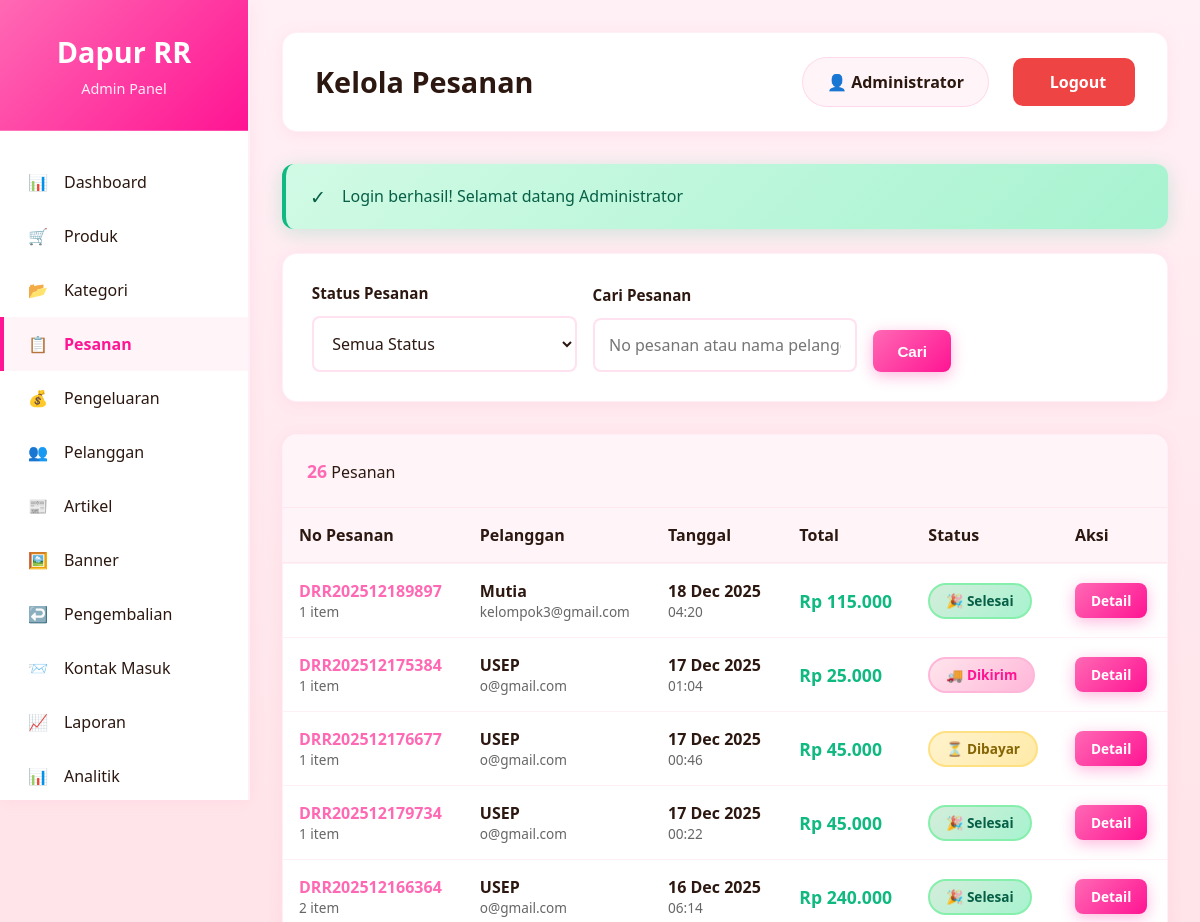
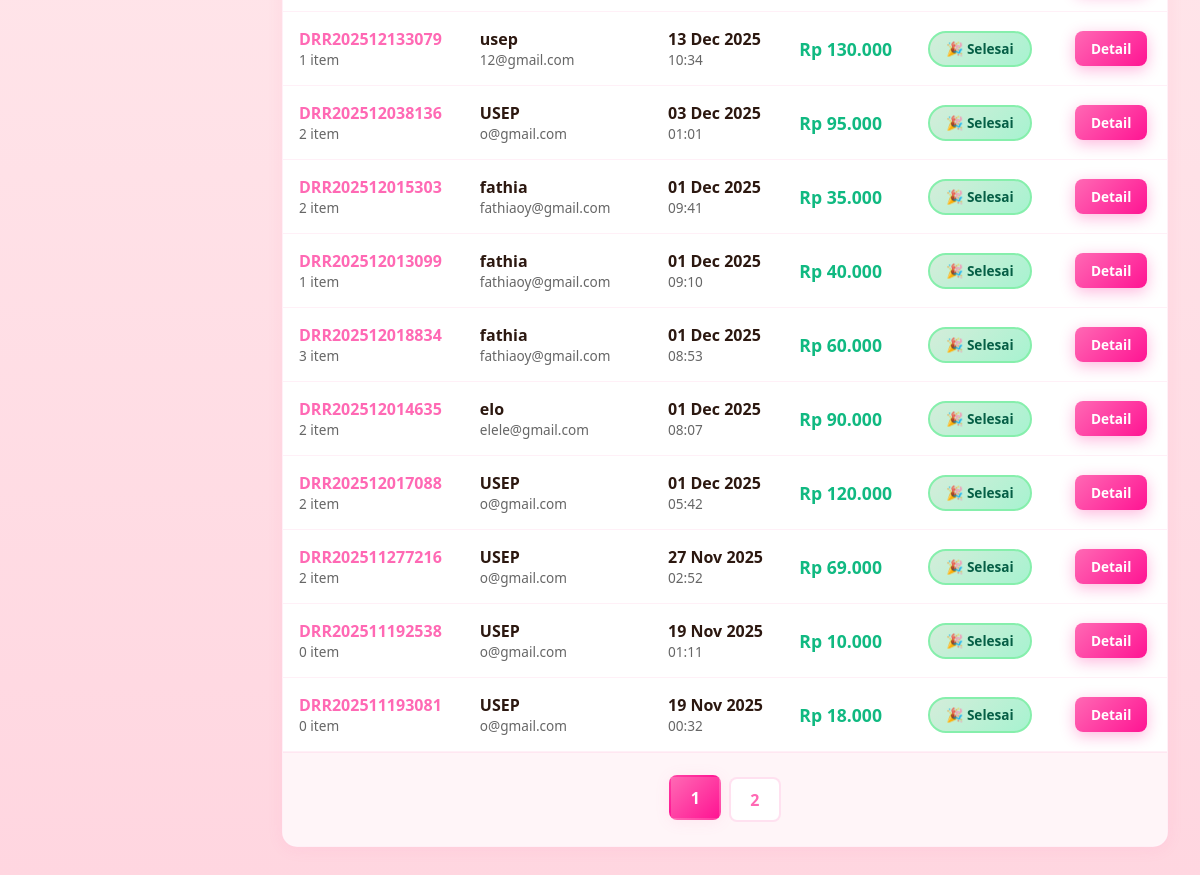
Screenshot of /admin/pesanan.php (signed in) with the database file from the repository (2 pictures, top to bottom).
### tables this page shows
CREATE TABLE `pesanan` (
  `id` int(11) NOT NULL,
  `user_id` int(11) NOT NULL,
  `no_pesanan` varchar(50) NOT NULL,
  `total_harga` decimal(10,2) NOT NULL,
  `ongkir` decimal(10,2) DEFAULT 0.00,
  `total_bayar` decimal(10,2) NOT NULL,
  `metode_pembayaran_id` int(11) DEFAULT NULL,
  `metode_pengiriman_id` int(11) DEFAULT NULL,
  `alamat_pengiriman` text NOT NULL,
  `no_telepon` varchar(20) NOT NULL,
  `catatan` text DEFAULT NULL,
  `status` enum('pending','dikonfirmasi','dibayar','diproses','dikirim','selesai','dibatalkan') DEFAULT 'pending',
  `status_pengembalian` enum('pending','disetujui','ditolak','selesai') DEFAULT NULL,
  `bukti_pembayaran` varchar(255) DEFAULT NULL,
  `resi_pengiriman` varchar(100) DEFAULT NULL,
  `tanggal_pembayaran` datetime DEFAULT NULL,
  `tanggal_kirim` datetime DEFAULT NULL,
  `tanggal_selesai` datetime DEFAULT NULL,
  `is_rated` tinyint(1) DEFAULT 0,
  `created_at` timestamp NOT NULL DEFAULT current_timestamp()
);

CREATE TABLE `users` (
  `id` int(11) NOT NULL,
  `nama` varchar(100) NOT NULL,
  `email` varchar(100) NOT NULL,
  `password` varchar(255) NOT NULL,
  `no_telepon` varchar(20) DEFAULT NULL,
  `alamat` text DEFAULT NULL,
  `role` enum('admin','user') DEFAULT 'user',
  `is_active` tinyint(1) DEFAULT 1,
  `created_at` timestamp NOT NULL DEFAULT current_timestamp()
);

### config/database.php (called while the page is built, shortened)
<?php
function getFlashMessage() {
    if (isset($_SESSION['flash_message'])) {
        $message = [
            'type' => $_SESSION['flash_type'],
            'message' => $_SESSION['flash_message']
        ];
        return $message;
    }
    return null;
}
function formatRupiah($angka) {
    return "Rp " . number_format($angka, 0, ',', '.');
}
function getUserName() {
    return $_SESSION['nama'] ?? 'Guest';
}
?>

### admin/pesanan.php (the view, shortened to what this page needs)
<?php
require_once '../config/database.php';
$conn = getConnection();
$statusFilter = $_GET['status'] ?? '';
$search = $_GET['search'] ?? '';
$page = $_GET['page'] ?? 1;
$limit = 15;
$offset = ($page - 1) * $limit;
$where = [];
$params = [];
$types = '';
$whereClause = $where ? "WHERE " . implode(" AND ", $where) : "";
$countQuery = "SELECT COUNT(*) as total FROM pesanan p
               JOIN users u ON p.user_id = u.id $whereClause";
$countStmt = $conn->prepare($countQuery);
$countStmt->execute();
$total = $countStmt->get_result()->fetch_assoc()['total'];
$totalPages = ceil($total / $limit);
$query = "SELECT p.*, u.nama as nama_pelanggan, u.email,
          COUNT(dp.id) as jumlah_item
          FROM pesanan p
          JOIN users u ON p.user_id = u.id
          LEFT JOIN detail_pesanan dp ON p.id = dp.pesanan_id
          $whereClause
          GROUP BY p.id
          ORDER BY p.created_at DESC
          LIMIT ? OFFSET ?";
$stmt = $conn->prepare($query);
$params[] = $limit;
$params[] = $offset;
$types .= 'ii';
$stmt->bind_param($types, ...$params);
$stmt->execute();
$pesanan = $stmt->get_result();
$flash = getFlashMessage();
?>
<!DOCTYPE html>
<html lang="id">
<head>
</head>
<body>
   <div class="sidebar">
        <div class="sidebar-header">
            <h2>Dapur RR</h2>
            <p>Admin Panel</p>
        </div>
        <div class="sidebar-menu">
            <a href="dashboard.php" class="menu-item">
                <span>📊</span>
                <span>Dashboard</span>
            </a>
            <a href="produk.php" class="menu-item">
                <span>🛒</span>
                <span>Produk</span>
            </a>
            <a href="kategori.php" class="menu-item">
                <span>📂</span>
                <span>Kategori</span>
            </a>
            <a href="pesanan.php" class="menu-item active">
                <span>📋</span>
                <span>Pesanan</span>
            </a>
             <a href="pengeluaran.php" class="menu-item">
                <span>💰</span>
                <span>Pengeluaran</span>
            </a>
            <a href="pelanggan.php" class="menu-item">
                <span>👥</span>
                <span>Pelanggan</span>
            </a>
            <a href="artikel2.php" class="menu-item">
                <span>📰</span>
                <span>Artikel</span>
            </a>
            <a href="banner.php" class="menu-item">
                <span>🖼️</span>
                <span>Banner</span>
            </a>
             <a href="pengembalian.php" class="menu-item">
                <span>↩️</span>
                <span>Pengembalian</span>
            </a>
            <a href="kontak-masuk.php" class="menu-item">
                <span>📨</span>
                <span>Kontak Masuk</span>
            </a>
            <a href="laporan.php" class="menu-item">
                <span>📈</span>
                <span>Laporan</span>
            </a>
             <a href="analitik.php" class="menu-item">
                <span>📊</span>
                <span>Analitik</span>
            </a>
        </div>
    </div>
    <div class="main-content">
        <div class="top-bar">
            <h1 class="page-title">Kelola Pesanan</h1>
            <div class="user-info">
                <div class="admin-name">👤 <?php echo htmlspecialchars(getUserName()); ?></div>
                <a href="../logout.php" class="btn-logout">
                    <span>Logout</span>
                </a>
            </div>
        </div>
        <?php if ($flash): ?>
        <div class="alert alert-<?php echo $flash['type']; ?>">
            <span style="font-size: 1.2rem;"><?php echo $flash['type'] === 'success' ? '✓' : '⚠'; ?></span>
            <?php echo htmlspecialchars($flash['message']); ?>
        </div>
        <?php endif; ?>
        <div class="filters">
            <form method="GET" action="">
                <div class="filter-row">
                    <div class="filter-group">
                        <label>Status Pesanan</label>
                        <select name="status">
                            <option value="">Semua Status</option>
                        </select>
                    </div>
                    <div class="filter-group">
                        <label>Cari Pesanan</label>
                        <input type="text" name="search" placeholder="No pesanan atau nama pelanggan..." value="<?php echo htmlspecialchars($search); ?>">
                    </div>
                    <div class="filter-group" style="display: flex; align-items: flex-end;">
                        <button type="submit" class="btn btn-primary">Cari</button>
                    </div>
                </div>
            </form>
        </div>
        <div class="table-container">
            <div class="table-header">
                <div>
                    <strong><?php echo $total; ?></strong> Pesanan
                </div>
            </div>
            <table>
                <thead>
                    <tr>
                        <th>No Pesanan</th>
                        <th>Pelanggan</th>
                        <th>Tanggal</th>
                        <th>Total</th>
                        <th>Status</th>
                        <th>Aksi</th>
                    </tr>
                </thead>
                <tbody>
                    <?php if ($pesanan->num_rows > 0): ?>
                        <?php while($p = $pesanan->fetch_assoc()): ?>
                        <tr>
                            <td>
                                <strong style="color: var(--primary);"><?php echo htmlspecialchars($p['no_pesanan']); ?></strong>
                                <div style="font-size: 0.85rem; color: #666;">
                                    <?php echo $p['jumlah_item']; ?> item
                                </div>
                            </td>
                            <td>
                                <strong><?php echo htmlspecialchars($p['nama_pelanggan']); ?></strong>
                                <div style="font-size: 0.85rem; color: #666;">
                                    <?php echo htmlspecialchars($p['email']); ?>
                                </div>
                            </td>
                            <td>
                                <strong><?php echo date('d M Y', strtotime($p['created_at'])); ?></strong>
                                <div style="font-size: 0.85rem; color: #666;">
                                    <?php echo date('H:i', strtotime($p['created_at'])); ?>
                                </div>
                            </td>
                            <td>
                                <strong style="color: var(--success); font-size: 1.1rem;"><?php echo formatRupiah($p['total_harga']); ?></strong>
                            </td>
                            <td>
                                <?php
                                $badgeClass = 'badge-warning';
                                $badgeIcon = '⏳';
                                switch($p['status']) {
                                    case 'dikirim':
                                        $badgeClass = 'badge-primary';
                                        $badgeIcon = '🚚';
                                        break;
                                    case 'selesai':
                                        $badgeClass = 'badge-success';
                                        $badgeIcon = '🎉';
                                        break;
                                }
                                ?>
                                <span class="badge <?php echo $badgeClass; ?>">
                                    <?php echo $badgeIcon; ?> <?php echo ucfirst($p['status']); ?>
                                </span>
                            </td>
                            <td>
                                <a href="pesanan-detail.php?id=<?php echo $p['id']; ?>" class="btn btn-primary btn-sm">
                                    Detail
                                </a>
                            </td>
                        </tr>
                        <?php endwhile; ?>
                    <?php endif; ?>
                </tbody>
            </table>
            <?php if ($totalPages > 1): ?>
            <div class="pagination">
                <?php for($i = 1; $i <= $totalPages; $i++): ?>
                <a href="?page=<?php echo $i; ?>&status=<?php echo $statusFilter; ?>&search=<?php echo urlencode($search); ?>"
                   class="<?php echo $page == $i ? 'active' : ''; ?>">
                    <?php echo $i; ?>
                </a>
                <?php endfor; ?>
            </div>
            <?php endif; ?>
        </div>
    </div>
</body>
</html>

### rows the page displays
pesanan: no_pesanan "DRR202512189897", jumlah_item "1", user.nama "Mutia", user.email "kelompok3@gmail.com", created_at "18 Dec 2025", created_at "04:20", total_harga "Rp 115.000", status "🎉", status "Selesai"
pesanan: no_pesanan "DRR202512175384", jumlah_item "1", user.nama "USEP", user.email "o@gmail.com", created_at "17 Dec 2025", created_at "01:04", total_harga "Rp 25.000", status "🚚", status "Dikirim"
pesanan: no_pesanan "DRR202512176677", jumlah_item "1", user.nama "USEP", user.email "o@gmail.com", created_at "17 Dec 2025", created_at "00:46", total_harga "Rp 45.000", badgeIcon "⏳", status "Dibayar"
pesanan: no_pesanan "DRR202512179734", jumlah_item "1", user.nama "USEP", user.email "o@gmail.com", created_at "17 Dec 2025", created_at "00:22", total_harga "Rp 45.000", status "🎉", status "Selesai"
pesanan: no_pesanan "DRR202512166364", jumlah_item "2", user.nama "USEP", user.email "o@gmail.com", created_at "16 Dec 2025", created_at "06:14", total_harga "Rp 240.000", status "🎉", status "Selesai"
pesanan: no_pesanan "DRR202512133079", jumlah_item "1", user.nama "usep", user.email "12@gmail.com", created_at "13 Dec 2025", created_at "10:34", total_harga "Rp 130.000", status "🎉", status "Selesai"
pesanan: no_pesanan "DRR202512038136", jumlah_item "2", user.nama "USEP", user.email "o@gmail.com", created_at "03 Dec 2025", created_at "01:01", total_harga "Rp 95.000", status "🎉", status "Selesai"
pesanan: no_pesanan "DRR202512015303", jumlah_item "2", user.nama "fathia", user.email "fathiaoy@gmail.com", created_at "01 Dec 2025", created_at "09:41", total_harga "Rp 35.000", status "🎉", status "Selesai"
pesanan: no_pesanan "DRR202512013099", jumlah_item "1", user.nama "fathia", user.email "fathiaoy@gmail.com", created_at "01 Dec 2025", created_at "09:10", total_harga "Rp 40.000", status "🎉", status "Selesai"
pesanan: no_pesanan "DRR202512018834", jumlah_item "3", user.nama "fathia", user.email "fathiaoy@gmail.com", created_at "01 Dec 2025", created_at "08:53", total_harga "Rp 60.000", status "🎉", status "Selesai"
pesanan: no_pesanan "DRR202512014635", jumlah_item "2", user.nama "elo", user.email "elele@gmail.com", created_at "01 Dec 2025", created_at "08:07", total_harga "Rp 90.000", status "🎉", status "Selesai"
pesanan: no_pesanan "DRR202512017088", jumlah_item "2", user.nama "USEP", user.email "o@gmail.com", created_at "01 Dec 2025", created_at "05:42", total_harga "Rp 120.000", status "🎉", status "Selesai"
pesanan: no_pesanan "DRR202511277216", jumlah_item "2", user.nama "USEP", user.email "o@gmail.com", created_at "27 Nov 2025", created_at "02:52", total_harga "Rp 69.000", status "🎉", status "Selesai"
pesanan: no_pesanan "DRR202511192538", jumlah_item "0", user.nama "USEP", user.email "o@gmail.com", created_at "19 Nov 2025", created_at "01:11", total_harga "Rp 10.000", status "🎉", status "Selesai"
pesanan: no_pesanan "DRR202511193081", jumlah_item "0", user.nama "USEP", user.email "o@gmail.com", created_at "19 Nov 2025", created_at "00:32", total_harga "Rp 18.000", status "🎉", status "Selesai"

### other values shown
getUserName() "Administrator"
$flash['message'] "Login berhasil! Selamat datang Administrator"
$total "26"
